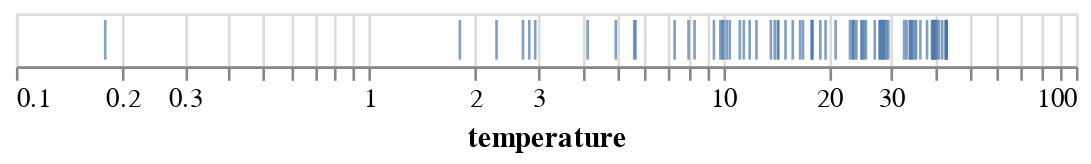

Notebook code for this chart:
### Code cell
base = alt.Chart(df).transform_filter(datum.temperature > 0)
tick = base.mark_tick().encode(
    x=alt.X(field="temperature", type="quantitative", scale=alt.Scale(type="log"))
)
display_chart(tick)

### Figure 1 — Vega-Lite specification as saved in the notebook (floating-point values rounded to 4 significant figures)
{"config": {"view": {"continuousWidth": 400, "continuousHeight": 300}}, "data": {"name": "data-124c435c1b687eb7890344117a1c86b4"}, "mark": "tick", "encoding": {"x": {"field": "temperature", "scale": {"type": "log"}, "type": "quantitative"}}, "transform": [{"filter": "(datum.temperature > 0)"}], "$schema": "https://vega.github.io/schema/vega-lite/v4.17.0.json", "datasets": {"data-124c435c1b687eb7890344117a1c86b4": [{"temperature": 17.89, "wind": 78.76, "precipitation": 41.61, "condition": "rain"}, {"temperature": 5.623, "wind": 25.42, "precipitation": 74.91, "condition": "rain"}, {"temperature": 23.39, "wind": 9.846, "precipitation": 81.34, "condition": "rain"}, {"temperature": 20.89, "wind": 27.54, "precipitation": 27.65, "condition": "drizzle"}, {"temperature": 33.91, "wind": 97.91, "precipitation": 36.53, "condition": "snow"}, {"temperature": 39.66, "wind": 24.27, "precipitation": 33.39, "condition": "rain"}, {"temperature": 5.671, "wind": 98.2, "precipitation": 93.73, "condition": "snow"}, {"temperature": -2.278, "wind": 77.9, "precipitation": 50.1, "condition": "drizzle"}, {"temperature": 43.1, "wind": 74.78, "precipitation": 89.96, "condition": "sun"}, {"temperature": 1.805, "wind": 91.29, "precipitation": 29.77, "condition": "fog"}, {"temperature": 14.33, "wind": 45.05, "precipitation": 17.65, "condition": "drizzle"}, {"temperature": 25.45, "wind": 22.27, "precipitation": 60.38, "condition": "drizzle"}, {"temperature": 11.19, "wind": 77.3, "precipitation": 71.65, "condition": "snow"}, {"temperature": 22.95, "wind": 27.04, "precipitation": 92.69, "condition": "snow"}, {"temperature": 33.17, "wind": 92.13, "precipitation": 39.11, "condition": "snow"}, {"temperature": 9.981, "wind": 66.73, "precipitation": 19.37, "condition": "drizzle"}, {"temperature": 2.838, "wind": 18.62, "precipitation": 57.42, "condition": "sun"}, {"temperature": 39.14, "wind": 32.53, "precipitation": 88.22, "condition": "rain"}, {"temperature": 39.23, "wind": 2.511, "precipitation": 78.95, "condition": "fog"}, {"temperature": 2.949, "wind": 1.937, "precipitation": 3.534, "condition": "fog"}, {"temperature": 28.42, "wind": 6.822, "precipitation": 84.57, "condition": "fog"}, {"temperature": 28.41, "wind": 95.25, "precipitation": 2.312, "condition": "fog"}, {"temperature": 23.93, "wind": 28.44, "precipitation": 94.94, "condition": "drizzle"}, {"temperature": 25.14, "wind": 5.725, "precipitation": 72.56, "condition": "drizzle"}, {"temperature": -3.107, "wind": 90.56, "precipitation": 8.208, "condition": "rain"}, {"temperature": 43.07, "wind": 63.34, "precipitation": 35.34, "condition": "sun"}, {"temperature": -8.716, "wind": 78.5, "precipitation": 16.73, "condition": "fog"}, {"temperature": 10.06, "wind": 82.55, "precipitation": 49.82, "condition": "fog"}, {"temperature": 27.91, "wind": 45.94, "precipitation": 87.72, "condition": "sun"}, {"temperature": 28.83, "wind": 14.35, "precipitation": 95.31, "condition": "sun"}, {"temperature": -5.245, "wind": 24.46, "precipitation": 63.16, "condition": "fog"}, {"temperature": -4.739, "wind": 87.62, "precipitation": 67.17, "condition": "fog"}, {"temperature": -1.646, "wind": 34.16, "precipitation": 83.2, "condition": "rain"}, {"temperature": -8.671, "wind": 28.02, "precipitation": 8.858, "condition": "snow"}, {"temperature": 23.59, "wind": 32.61, "precipitation": 90.55, "condition": "snow"}, {"temperature": 42.94, "wind": 17.46, "precipitation": 76.27, "condition": "sun"}, {"temperature": 14.04, "wind": 31.45, "precipitation": 27.74, "condition": "rain"}, {"temperature": 33.93, "wind": 85.1, "precipitation": 48.72, "condition": "fog"}, {"temperature": 29.11, "wind": 25.4, "precipitation": 83.25, "condition": "fog"}, {"temperature": 23.33, "wind": 38.96, "precipitation": 84.81, "condition": "rain"}, {"temperature": 27.82, "wind": 97.48, "precipitation": 59.4, "condition": "fog"}, {"temperature": 24.7, "wind": 56.93, "precipitation": 16.58, "condition": "drizzle"}, {"temperature": 42.74, "wind": 19.02, "precipitation": 37.52, "condition": "sun"}, {"temperature": 39.73, "wind": 63.1, "precipitation": 15.21, "condition": "fog"}, {"temperature": 34.93, "wind": 44.34, "precipitation": 2.992, "condition": "sun"}, {"temperature": 12.48, "wind": 45.64, "precipitation": 1.568, "condition": "fog"}, {"temperature": 11.49, "wind": 35.43, "precipitation": 46.84, "condition": "fog"}, {"temperature": 16.58, "wind": 85.94, "precipitation": 67.67, "condition": "sun"}, {"temperature": 42.97, "wind": 61.02, "precipitation": 40.2, "condition": "snow"}, {"temperature": 43.01, "wind": 91.59, "precipitation": 10.24, "condition": "sun"}, {"temperature": 17.89, "wind": 29.82, "precipitation": 44.29, "condition": "sun"}, {"temperature": 13.7, "wind": 46.94, "precipitation": 76.08, "condition": "rain"}, {"temperature": 4.986, "wind": 81.91, "precipitation": 34.89, "condition": "drizzle"}, {"temperature": -1.478, "wind": 3.979, "precipitation": 7.535, "condition": "drizzle"}, {"temperature": 16.89, "wind": 31.99, "precipitation": 60.46, "condition": "drizzle"}, {"temperature": -7.175, "wind": 5.042, "precipitation": 88.36, "condition": "drizzle"}, {"temperature": 9.859, "wind": 48.49, "precipitation": 23.8, "condition": "snow"}, {"temperature": 28.54, "wind": 5.727, "precipitation": 25.97, "condition": "drizzle"}, {"temperature": 41.85, "wind": 3.311, "precipitation": 1.792, "condition": "snow"}, {"temperature": 39.52, "wind": 89.65, "precipitation": 48.54, "condition": "fog"}, {"temperature": 4.151, "wind": 58.14, "precipitation": 79.66, "condition": "drizzle"}, {"temperature": 7.317, "wind": 6.797, "precipitation": 33.62, "condition": "snow"}, {"temperature": -6.041, "wind": 24.37, "precipitation": 71.47, "condition": "rain"}, {"temperature": 28.05, "wind": 19.4, "precipitation": 71.69, "condition": "drizzle"}, {"temperature": 35.31, "wind": 66.54, "precipitation": 22.88, "condition": "rain"}, {"temperature": -9.078, "wind": 54.53, "precipitation": 66.43, "condition": "sun"}, {"temperature": 34.31, "wind": 92.8, "precipitation": 61.94, "condition": "sun"}, {"temperature": -0.5341, "wind": 89.18, "precipitation": 88.5, "condition": "rain"}, {"temperature": -7.331, "wind": 16.43, "precipitation": 92.16, "condition": "drizzle"}, {"temperature": 34.45, "wind": 16.98, "precipitation": 66.5, "condition": "fog"}, {"temperature": 2.292, "wind": 78.08, "precipitation": 85.09, "condition": "snow"}, {"temperature": 10.28, "wind": 64.38, "precipitation": 46.13, "condition": "sun"}, {"temperature": 14.39, "wind": 27.71, "precipitation": 82.18, "condition": "rain"}, {"temperature": 15.07, "wind": 90.37, "precipitation": 95.43, "condition": "rain"}, {"temperature": -5.932, "wind": 76.31, "precipitation": 48.18, "condition": "drizzle"}, {"temperature": -1.224, "wind": 77.26, "precipitation": 12.19, "condition": "sun"}, {"temperature": 17.98, "wind": 99.89, "precipitation": 5.951, "condition": "drizzle"}, {"temperature": 8.333, "wind": 22.35, "precipitation": 1.991, "condition": "rain"}, {"temperature": 40.99, "wind": 12.54, "precipitation": 3.096, "condition": "drizzle"}, {"temperature": 36.3, "wind": 47.28, "precipitation": 50.72, "condition": "fog"}, {"temperature": 8.012, "wind": 80.65, "precipitation": 84.74, "condition": "sun"}, {"temperature": 32.64, "wind": 78.39, "precipitation": 94.27, "condition": "fog"}, {"temperature": -4.16, "wind": 53.39, "precipitation": 50.61, "condition": "fog"}, {"temperature": -6.602, "wind": 86.56, "precipitation": 62.65, "condition": "fog"}, {"temperature": 40.14, "wind": 16.63, "precipitation": 41.39, "condition": "drizzle"}, {"temperature": 26.96, "wind": 85.88, "precipitation": 71.96, "condition": "drizzle"}, {"temperature": 11.93, "wind": 76.39, "precipitation": 60.41, "condition": "drizzle"}, {"temperature": 19.57, "wind": 72.98, "precipitation": 29.68, "condition": "drizzle"}, {"temperature": 10.48, "wind": 10.27, "precipitation": 85.87, "condition": "rain"}, {"temperature": -9.62, "wind": 64.58, "precipitation": 29.07, "condition": "drizzle"}, {"temperature": 24.86, "wind": 64.44, "precipitation": 32.79, "condition": "sun"}, {"temperature": -9.714, "wind": 46.94, "precipitation": 71.96, "condition": "rain"}, {"temperature": 15.8, "wind": 5.568, "precipitation": 16.5, "condition": "sun"}, {"temperature": 29.45, "wind": 66.42, "precipitation": 96.91, "condition": "snow"}, {"temperature": 0.179, "wind": 37.14, "precipitation": 7.393, "condition": "snow"}, {"temperature": 37.9, "wind": 23.74, "precipitation": 85.44, "condition": "fog"}, {"temperature": 40.41, "wind": 71.68, "precipitation": 91.26, "condition": "snow"}, {"temperature": 2.723, "wind": 5.857, "precipitation": 54.03, "condition": "drizzle"}, {"temperature": 9.453, "wind": 52.78, "precipitation": 90.04, "condition": "fog"}, {"temperature": 18.91, "wind": 13.73, "precipitation": 34.57, "condition": "sun"}]}}
